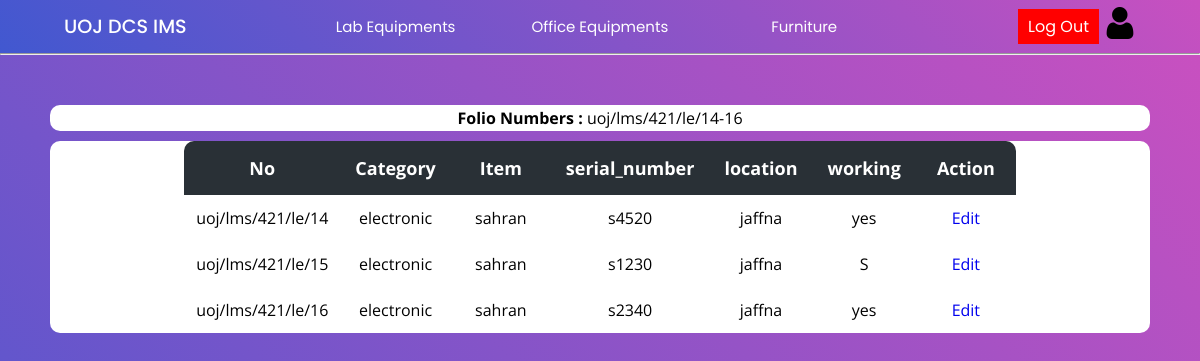
Screenshot of /Project/lab/labItems.php?searchItems=true&id=182 (signed in) with the database file from the repository.
### tables this page shows
CREATE TABLE `invoice` (
  `invoice_id` int(11) NOT NULL,
  `name` varchar(200) NOT NULL,
  `date` date NOT NULL,
  `price` float NOT NULL,
  `quantity` int(11) NOT NULL,
  `folio_number` varchar(50) NOT NULL,
  `description` varchar(400) NOT NULL,
  `supplier_name` varchar(150) NOT NULL,
  `supplier_tt` int(15) NOT NULL,
  `srn` int(11) NOT NULL,
  `type` varchar(15) NOT NULL,
  `page_number` varchar(30) NOT NULL,
  `location` varchar(50) NOT NULL,
  `warranty` int(11) NOT NULL
);

CREATE TABLE `items` (
  `invoice_id` int(11) NOT NULL,
  `set_id` varchar(60) NOT NULL,
  `category` varchar(100) NOT NULL,
  `item` varchar(100) NOT NULL,
  `serial_number` varchar(30) NOT NULL,
  `location` varchar(100) NOT NULL,
  `working` enum('yes','no','R','T','D','S') NOT NULL
);

### Project/lab/labItems.php (the view, shortened to what this page needs)
<?php
include("../config/connection.php");
?>
<!DOCTYPE html>
<html lang="en">
<head>
    <link rel="stylesheet" href="../css/lab.css">
    <link rel="stylesheet" href="../css/main.css">
</head>
<body>
    <?php include("../header/header.php"); ?>
    <hr>
    <div class="main-container">
        <?php
        if (isset($_GET['searchItems'])) {
            $id = $_GET['id'];
            $query = "SELECT * FROM items WHERE invoice_id = $id";
            $result = mysqli_query($con, $query);
            if (mysqli_num_rows($result) > 0) {
        ?>
                <div class="table-con" style="background-color:white;margin-bottom:10px;padding:2px;">
                    <?php
                    $query1 = "SELECT 	folio_number FROM invoice WHERE invoice_id = $id";
                    $result1 = $con->query($query1);
                    if ($result1) {
                        $row = $result1->fetch_assoc();
                        $value = $row['folio_number'];
                        echo "<b>Folio Numbers :</b> $value";
                    } else {
                        echo "Query error: " . $con->error;
                    }
                    ?>
                </div>
                <div class="table-con">
                    <table>
                        <thead>
                            <tr>
                                <th>No</th>
                                <th>Category</th>
                                <th>Item</th>
                                <th>serial_number</th>
                                <th>location</th>
                                <th>working</th>
                                <th>Action</th>
                            </tr>
                        </thead>
                        <tbody>
                            <?php
                            while ($row = mysqli_fetch_array($result)) {
                            ?>
                                <tr>
                                    <td>
                                        <?php
                                        echo $row['set_id'];
                                        ?>
                                        </a></td>
                                    <td><?php echo $row['category'] ?></a></td>
                                    <td><?php echo $row['item'] ?></td>
                                    <td><?php echo $row['serial_number'] ?></td>
                                    <td><?php echo $row['location'] ?></td>
                                    <td><?php echo $row['working'] ?></td>
                                    <td>
                                        <a href="updateItems.php?id=<?php echo $row['invoice_id'] ?>&setid=<?php echo $row['set_id'] ?>&item=<?php echo $row['item']; ?>">Edit</a>
                                    </td>
                                </tr>
                    <?php
                            }
                        } else {
                            echo "No data";
                        }
                    }
                    ?>
                        </tbody>
                    </table>
                </div>
    </div>
</body>
</html>

### Project/css/lab.css (style rules this page uses)
.main-container { padding: 50px; min-height: 100vh; height: fit-content; background: linear-gradient(-135deg, #c850c0, #4158d0); }
table { border-collapse: collapse; border-radius: 10px; overflow: hidden; max-width: 100%; margin: 0 auto; position: relative; }
.table-con { border-collapse: collapse; background: #fff; border-radius: 10px; width: auto; margin: auto; position: relative; font-family: 'Open Sans'; text-align: center; background: #fff; }
th { width: 100px; font-size: 18px; background: #293036; color: white; padding: 15px; }
td { padding: 12px; }

### Project/css/main.css (style rules this page uses)
* { margin: 0; padding: 0; text-decoration: none; box-sizing: border-box; }
:root { --bg-gradient: linear-gradient(-135deg, #c850c0, #4158d0); --bg-gray: #e6e6e6; --text-color: #666; --inp-color: #57b846; }
body { font-family: 'Poppins', sans-serif; }

### Project/css/header.css (style rules this page uses)
* { margin: 0; padding: 0; text-decoration: none; box-sizing: border-box; }
:root { --bg-gradient: linear-gradient(-135deg, #c850c0, #4158d0); --bg-gray: #e6e6e6; --text-color: #666; --inp-color: #57b846; }
body { font-family: 'Poppins', sans-serif; }

### rows the page displays
invoice: folio_number "uoj/lms/421/le/14-16"
items: set "uoj/lms/421/le/14", category "electronic", item "sahran", serial_number "s4520", location "jaffna", working "yes"
items: set "uoj/lms/421/le/15", category "electronic", item "sahran", serial_number "s1230", location "jaffna", working "S"
items: set "uoj/lms/421/le/16", category "electronic", item "sahran", serial_number "s2340", location "jaffna", working "yes"
